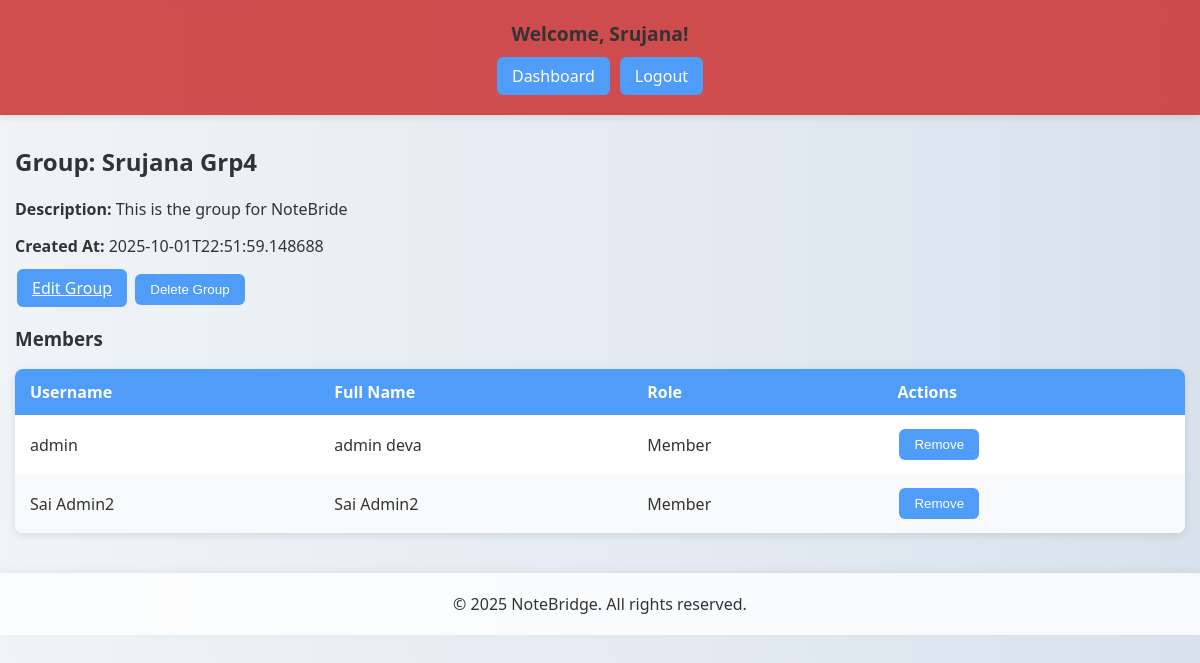
Screenshot of /groups/3 (signed in) with the database file from the repository.
### tables this page shows
CREATE TABLE users (
        id INTEGER PRIMARY KEY AUTOINCREMENT,
        username TEXT UNIQUE NOT NULL,
        password_hash TEXT NOT NULL,
        full_name TEXT,
        created_at TEXT NOT NULL
    );

CREATE TABLE groups (
        id INTEGER PRIMARY KEY AUTOINCREMENT,
        name TEXT NOT NULL,
        description TEXT,
        created_at TEXT NOT NULL
    );

CREATE TABLE group_members (
        id INTEGER PRIMARY KEY AUTOINCREMENT,
        group_id INTEGER NOT NULL,
        user_id INTEGER NOT NULL,
        role TEXT DEFAULT 'member',
        joined_at TEXT NOT NULL,
        FOREIGN KEY(group_id) REFERENCES groups(id) ON DELETE CASCADE,
        FOREIGN KEY(user_id) REFERENCES users(id) ON DELETE CASCADE
    );

### groups.py (the view)
@group_bp.route('/<int:group_id>')
@login_required
def view_group(group_id):
    group = get_group(group_id)
    members = get_members(group_id)
    user = current_user()
    return render_template('group_view.html', group=group, members=members, user=user)

### auth.py (called while the page is built)
def current_user():
    uid = session.get('user_id')
    if not uid:
        return None
    db = get_db()
    return db.execute('SELECT id, username, full_name FROM users WHERE id=?', (uid,)).fetchone()

def login_required(f):
    @wraps(f)
    def wrapped(*args, **kwargs):
        if not current_user():
            return redirect(url_for('auth.login'))
        return f(*args, **kwargs)
    return wrapped

### database.py (called while the page is built)
def get_db():
    db = getattr(g, "_database", None)
    if db is None:
        db = g._database = sqlite3.connect(DATABASE)
        db.row_factory = sqlite3.Row
    return db

def close_connection(exception=None):
    db = getattr(g, "_database", None)
    if db is not None:
        db.close()

### groups.py (called while the page is built)
def get_group(group_id):
    db = get_db()
    group = db.execute('SELECT * FROM groups WHERE id=?', (group_id,)).fetchone()
    if not group:
        abort(404, "Group not found")
    return group

def get_members(group_id):
    db = get_db()
    members = db.execute(
        'SELECT u.id as user_id, u.username, u.full_name, gm.role '
        'FROM users u JOIN group_members gm ON u.id = gm.user_id '
        'WHERE gm.group_id=?',
        (group_id,)
    ).fetchall()
    return members

### templates/group_view.html (shortened to what this page needs)
<!DOCTYPE html>
<html lang="en">
<head>
</head>
<body>
    <header>
        <div>Welcome, {{ user['full_name'] or user['username'] }}!</div>
        <nav>
            <a href="{{ url_for('dashboard.dashboard') }}">Dashboard</a>
            <a href="{{ url_for('auth.logout') }}">Logout</a>
        </nav>
    </header>
    <main>
        {% if group %}
        <h2>Group: {{ group['name'] }}</h2>
        <p><strong>Description:</strong> {{ group['description'] or 'No description' }}</p>
        <p><strong>Created At:</strong> {{ group['created_at'] }}</p>
        <a href="{{ url_for('group.edit_group', group_id=group['id']) }}" class="btn">Edit Group</a>
        <form method="POST" action="{{ url_for('group.delete_group', group_id=group['id']) }}">
            <button type="submit" class="btn">Delete Group</button>
        </form>
        <h3>Members</h3>
        <table>
            <thead>
                <tr>
                    <th>Username</th>
                    <th>Full Name</th>
                    <th>Role</th>
                    <th>Actions</th>
                </tr>
            </thead>
            <tbody>
                {% for m in members %}
                <tr>
                    <td data-label="Username">{{ m['username'] }}</td>
                    <td data-label="Full Name">{{ m['full_name'] }}</td>
                    <td data-label="Role">{{ 'Owner' if m['user_id'] == user['id'] else 'Member' }}</td>
                    <td data-label="Actions">
                        {% if m['user_id'] != user['id'] %}
                        <form method="POST"
                            action="{{ url_for('group.remove_member', group_id=group['id'], user_id=m['user_id']) }}">
                            <button type="submit" class="btn">Remove</button>
                        </form>
                        {% else %}—{% endif %}
                    </td>
                </tr>
                {% endfor %}
            </tbody>
        </table>
        {% else %}
        <p>No groups available.</p>
        {% endif %}
    </main>
    <footer>
        &copy; 2025 NoteBridge. All rights reserved.
    </footer>
</body>
</html>

### templates/group_view.html (style rules this page uses)
body { font-family: 'Segoe UI', Tahoma, Geneva, Verdana, sans-serif; margin: 0; padding: 0; background: linear-gradient(to right, #f0f4f8, #d9e2ec); color: #333; }
header { background-color: #ca2525cc; backdrop-filter: blur(10px); padding: 20px 30px; display: flex; flex-direction: column; gap: 10px; align-items: center; box-shadow: 0 2px 8px rgba(0, 0, 0, 0.1); }
header div { font-weight: bold; font-size: 1.2em; }
nav { display: flex; flex-wrap: wrap; gap: 10px; }
nav a { text-decoration: none; padding: 8px 15px; background-color: #4f9cf9; color: #fff; border-radius: 6px; transition: background-color 0.3s; }
main { max-width: 1200px; margin: 30px auto; padding: 0 15px; }
h2 { margin-top: 0; }
p { margin: 5px 0 15px 0; }
.btn { padding: 8px 15px; cursor: pointer; margin: 2px; border: none; border-radius: 6px; background-color: #4f9cf9; color: #fff; transition: background-color 0.3s; }
table { width: 100%; border-collapse: collapse; margin-top: 15px; background-color: #fff; border-radius: 8px; overflow: hidden; box-shadow: 0 2px 8px rgba(0, 0, 0, 0.1); }
th, td { padding: 12px 15px; text-align: left; }
th { background-color: #4f9cf9; color: #fff; }
tr:nth-child(even) { background-color: #f8f9fa; }
form { display: inline; }
footer { text-align: center; padding: 20px 15px; background-color: #ffffffcc; backdrop-filter: blur(10px); margin-top: 40px; box-shadow: 0 -2px 8px rgba(0, 0, 0, 0.05); }

### rows the page displays
users: full_name "Srujana"
groups: name "Srujana Grp4", description "This is the group for NoteBride", created_at "2025-10-01T22:51:59.148688"
group_members: username "admin", full_name "admin deva", user_id "Member"
group_members: username "Sai Admin2", full_name "Sai Admin2", user_id "Member"
